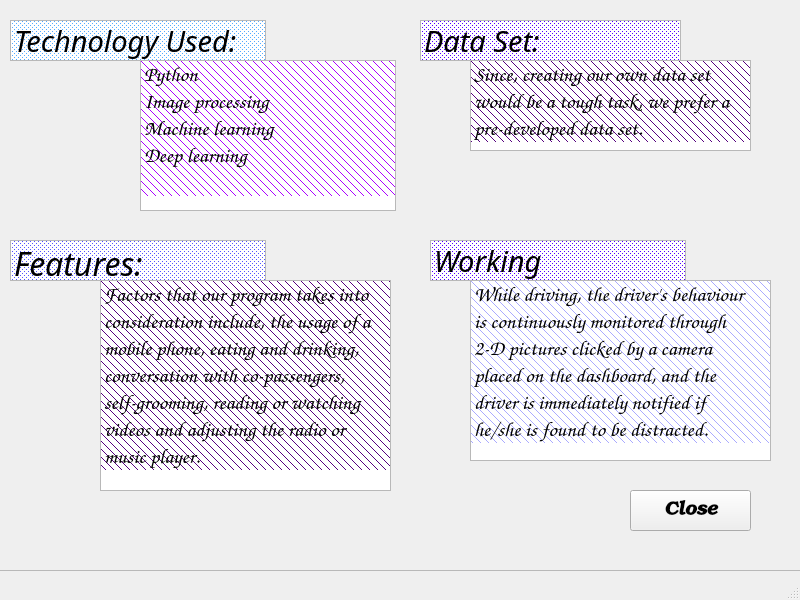
<?xml version="1.0" encoding="UTF-8"?>
<ui version="4.0">
 <class>MainWindow</class>
 <widget class="QMainWindow" name="MainWindow">
  <property name="geometry">
   <rect>
    <x>0</x>
    <y>0</y>
    <width>800</width>
    <height>600</height>
   </rect>
  </property>
  <property name="windowTitle">
   <string>Help</string>
  </property>
  <widget class="QWidget" name="centralwidget">
   <widget class="QFrame" name="frame">
    <property name="geometry">
     <rect>
      <x>-10</x>
      <y>-20</y>
      <width>881</width>
      <height>591</height>
     </rect>
    </property>
    <property name="frameShape">
     <enum>QFrame::StyledPanel</enum>
    </property>
    <property name="frameShadow">
     <enum>QFrame::Raised</enum>
    </property>
    <widget class="QPushButton" name="pushButton">
     <property name="geometry">
      <rect>
       <x>640</x>
       <y>510</y>
       <width>121</width>
       <height>41</height>
      </rect>
     </property>
     <property name="font">
      <font>
       <family>URW Bookman L</family>
       <pointsize>14</pointsize>
       <weight>75</weight>
       <italic>true</italic>
       <bold>true</bold>
      </font>
     </property>
     <property name="cursor">
      <cursorShape>ArrowCursor</cursorShape>
     </property>
     <property name="text">
      <string>Close</string>
     </property>
    </widget>
    <widget class="QListWidget" name="listWidget">
     <property name="geometry">
      <rect>
       <x>20</x>
       <y>40</y>
       <width>256</width>
       <height>41</height>
      </rect>
     </property>
     <item>
      <property name="text">
       <string>Technology Used:</string>
      </property>
      <property name="font">
       <font>
        <family>Chilanka</family>
        <pointsize>22</pointsize>
        <italic>true</italic>
       </font>
      </property>
      <property name="background">
       <brush brushstyle="Dense6Pattern">
        <color alpha="255">
         <red>85</red>
         <green>170</green>
         <blue>255</blue>
        </color>
       </brush>
      </property>
     </item>
    </widget>
    <widget class="QListWidget" name="listWidget_2">
     <property name="geometry">
      <rect>
       <x>150</x>
       <y>80</y>
       <width>256</width>
       <height>151</height>
      </rect>
     </property>
     <item>
      <property name="text">
       <string>Python
Image processing
Machine learning
Deep learning 
</string>
      </property>
      <property name="font">
       <font>
        <family>URW Chancery L</family>
        <pointsize>16</pointsize>
        <weight>75</weight>
        <italic>true</italic>
        <bold>true</bold>
       </font>
      </property>
      <property name="background">
       <brush brushstyle="FDiagPattern">
        <color alpha="255">
         <red>170</red>
         <green>0</green>
         <blue>255</blue>
        </color>
       </brush>
      </property>
     </item>
    </widget>
    <widget class="QListWidget" name="listWidget_3">
     <property name="geometry">
      <rect>
       <x>20</x>
       <y>260</y>
       <width>256</width>
       <height>41</height>
      </rect>
     </property>
     <item>
      <property name="text">
       <string>Features:</string>
      </property>
      <property name="font">
       <font>
        <family>Chilanka</family>
        <pointsize>24</pointsize>
        <italic>true</italic>
       </font>
      </property>
      <property name="background">
       <brush brushstyle="Dense6Pattern">
        <color alpha="255">
         <red>85</red>
         <green>85</green>
         <blue>255</blue>
        </color>
       </brush>
      </property>
     </item>
    </widget>
    <widget class="QListWidget" name="listWidget_4">
     <property name="geometry">
      <rect>
       <x>110</x>
       <y>300</y>
       <width>291</width>
       <height>211</height>
      </rect>
     </property>
     <item>
      <property name="text">
       <string>Factors that our program takes into
consideration include, the usage of a
mobile phone, eating and drinking,
conversation with co-passengers,
self-grooming, reading or watching
videos and adjusting the radio or
music player.</string>
      </property>
      <property name="font">
       <font>
        <family>URW Chancery L</family>
        <pointsize>16</pointsize>
        <weight>75</weight>
        <italic>true</italic>
        <bold>true</bold>
       </font>
      </property>
      <property name="background">
       <brush brushstyle="FDiagPattern">
        <color alpha="255">
         <red>85</red>
         <green>0</green>
         <blue>127</blue>
        </color>
       </brush>
      </property>
     </item>
    </widget>
    <widget class="QListWidget" name="listWidget_5">
     <property name="geometry">
      <rect>
       <x>440</x>
       <y>260</y>
       <width>256</width>
       <height>41</height>
      </rect>
     </property>
     <item>
      <property name="text">
       <string>Working</string>
      </property>
      <property name="font">
       <font>
        <family>Chilanka</family>
        <pointsize>22</pointsize>
        <italic>true</italic>
       </font>
      </property>
      <property name="background">
       <brush brushstyle="Dense6Pattern">
        <color alpha="255">
         <red>85</red>
         <green>0</green>
         <blue>255</blue>
        </color>
       </brush>
      </property>
     </item>
    </widget>
    <widget class="QListWidget" name="listWidget_6">
     <property name="geometry">
      <rect>
       <x>430</x>
       <y>40</y>
       <width>261</width>
       <height>41</height>
      </rect>
     </property>
     <item>
      <property name="text">
       <string>Data Set:</string>
      </property>
      <property name="font">
       <font>
        <family>Chilanka</family>
        <pointsize>22</pointsize>
        <italic>true</italic>
       </font>
      </property>
      <property name="background">
       <brush brushstyle="Dense6Pattern">
        <color alpha="255">
         <red>85</red>
         <green>0</green>
         <blue>255</blue>
        </color>
       </brush>
      </property>
     </item>
    </widget>
    <widget class="QListWidget" name="listWidget_7">
     <property name="geometry">
      <rect>
       <x>480</x>
       <y>80</y>
       <width>281</width>
       <height>91</height>
      </rect>
     </property>
     <item>
      <property name="text">
       <string>Since, creating our own data set
would be a tough task, we prefer a
pre-developed data set.</string>
      </property>
      <property name="font">
       <font>
        <family>URW Chancery L</family>
        <pointsize>16</pointsize>
        <weight>75</weight>
        <italic>true</italic>
        <bold>true</bold>
       </font>
      </property>
      <property name="background">
       <brush brushstyle="FDiagPattern">
        <color alpha="255">
         <red>85</red>
         <green>0</green>
         <blue>127</blue>
        </color>
       </brush>
      </property>
     </item>
    </widget>
    <widget class="QListWidget" name="listWidget_8">
     <property name="geometry">
      <rect>
       <x>480</x>
       <y>300</y>
       <width>301</width>
       <height>181</height>
      </rect>
     </property>
     <item>
      <property name="text">
       <string>While driving, the driver's behaviour
is continuously monitored through
2-D pictures clicked by a camera
placed on the dashboard, and the
driver is immediately notified if
he/she is found to be distracted.</string>
      </property>
      <property name="font">
       <font>
        <family>URW Chancery L</family>
        <pointsize>16</pointsize>
        <weight>75</weight>
        <italic>true</italic>
        <bold>true</bold>
       </font>
      </property>
      <property name="background">
       <brush brushstyle="FDiagPattern">
        <color alpha="255">
         <red>170</red>
         <green>170</green>
         <blue>255</blue>
        </color>
       </brush>
      </property>
     </item>
    </widget>
   </widget>
  </widget>
  <widget class="QMenuBar" name="menubar">
   <property name="geometry">
    <rect>
     <x>0</x>
     <y>0</y>
     <width>800</width>
     <height>25</height>
    </rect>
   </property>
  </widget>
  <widget class="QStatusBar" name="statusbar"/>
 </widget>
 <resources/>
 <connections/>
</ui>
